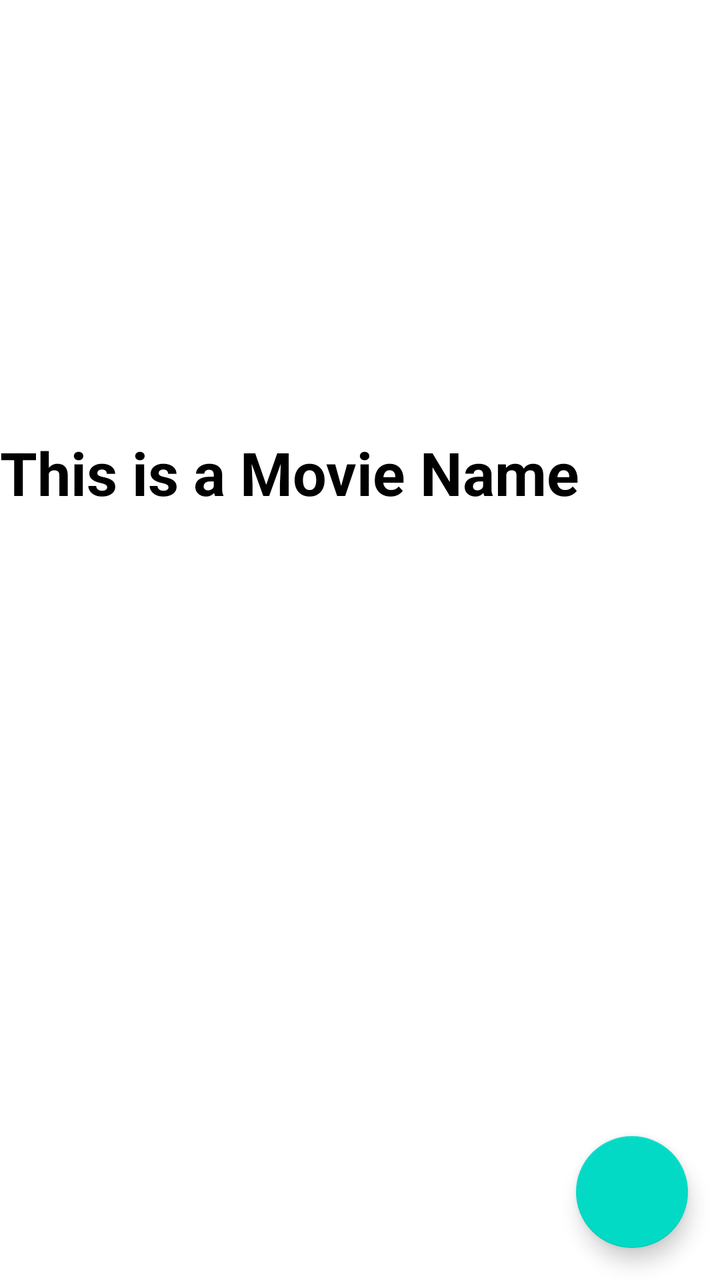
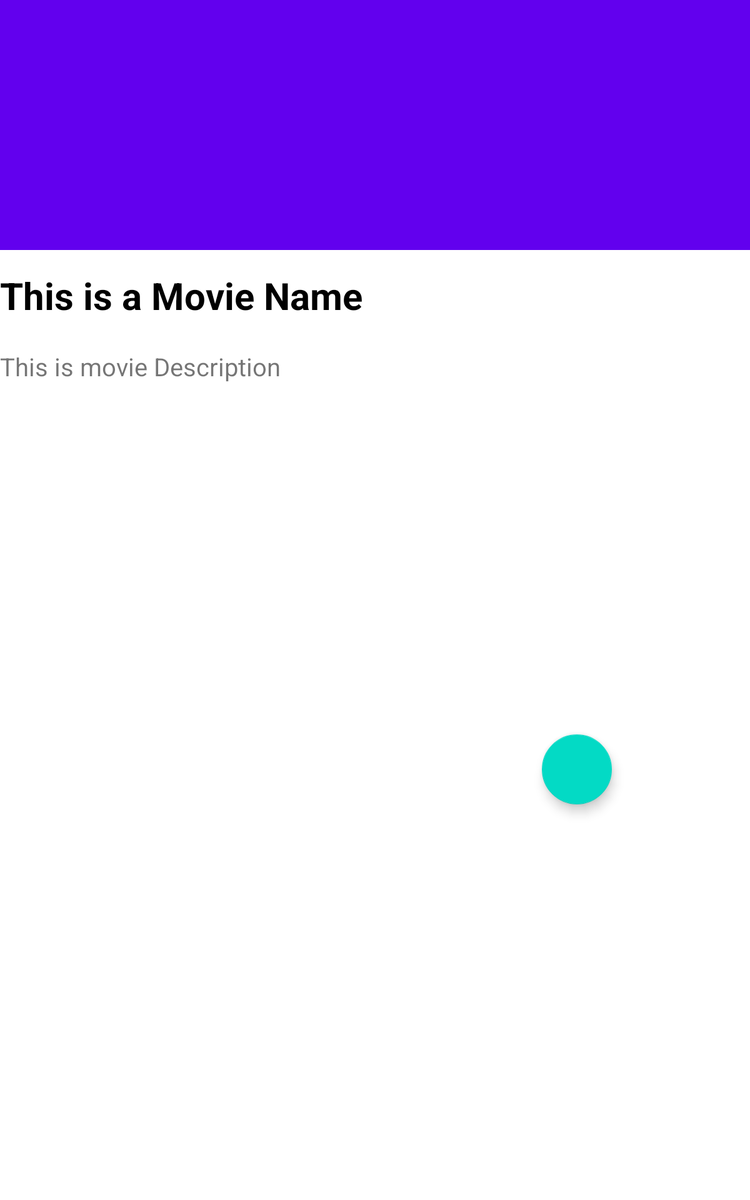

One screen, two layout resources from the same app: the default and the repository's alternative for another configuration. Each is rendered where Android would select it; the XML of both is given below.
<!-- AndroidManifest.xml: application theme Theme.MovieDeatils -->
<!-- res/layout/activity_movie_details.xml -->
<?xml version="1.0" encoding="utf-8"?>
<androidx.constraintlayout.widget.ConstraintLayout xmlns:android="http://schemas.android.com/apk/res/android"
    xmlns:app="http://schemas.android.com/apk/res-auto"
    xmlns:tools="http://schemas.android.com/tools"
    android:layout_width="match_parent"
    android:layout_height="match_parent"
    tools:context=".MovieDetails">

    <ImageView
        android:id="@+id/movieDetailsIcon"
        android:layout_width="match_parent"
        android:layout_height="200dp"
        android:src="@drawable/micon"
        app:layout_constraintEnd_toEndOf="parent"
        app:layout_constraintStart_toStartOf="parent"
        app:layout_constraintTop_toTopOf="parent" />

    <TextView
        android:id="@+id/movieDetailsMovieName"
        android:layout_width="match_parent"
        android:layout_height="wrap_content"
        android:layout_marginTop="16dp"
        android:text="This is a Movie Name"
        android:textColor="@color/black"
        android:textSize="30sp"
        android:textStyle="bold"
        app:layout_constraintEnd_toEndOf="parent"
        app:layout_constraintStart_toStartOf="parent"
        app:layout_constraintTop_toBottomOf="@+id/movieDetailsIcon" />

    <TextView
        android:id="@+id/movieDetailsMovieDescription"
        android:layout_width="match_parent"
        android:layout_height="wrap_content"
        android:layout_marginTop="23dp"
        android:layout_marginBottom="353dp"
        android:text="This is movie Description"
        android:textSize="20sp"
        app:layout_constraintBottom_toTopOf="@+id/movieFavIcon"
        app:layout_constraintEnd_toEndOf="parent"
        app:layout_constraintStart_toStartOf="parent"
        app:layout_constraintTop_toBottomOf="@+id/movieDetailsMovieName" />

    <com.google.android.material.floatingactionbutton.FloatingActionButton
        android:id="@+id/movieFavIcon"
        android:layout_width="wrap_content"
        android:layout_height="wrap_content"
        android:layout_marginEnd="16dp"
        android:layout_marginBottom="16dp"
        android:src="@drawable/custom_button"
        app:layout_constraintBottom_toBottomOf="parent"
        app:layout_constraintEnd_toEndOf="parent" />


</androidx.constraintlayout.widget.ConstraintLayout>
<!-- resources referenced by this layout -->
<resources>
  <!-- drawable custom_button (drawable) -->
  <?xml version="1.0" encoding="utf-8"?>
  <selector xmlns:android="http://schemas.android.com/apk/res/android">
      <item android:drawable="@drawable/ic_baseline_favorite_24" android:state_checked="true">
      </item>
      <item android:drawable="@drawable/ic_baseline_favorite_border_24" android:state_checked="false">
      </item>
  </selector>
  <style name="Theme.MovieDeatils" parent="Theme.MaterialComponents.DayNight.NoActionBar">
          
          <item name="colorPrimary">@color/purple_500</item>
          <item name="colorPrimaryVariant">@color/purple_700</item>
          <item name="colorOnPrimary">@color/white</item>
          
          <item name="colorSecondary">@color/teal_200</item>
          <item name="colorSecondaryVariant">@color/teal_700</item>
          <item name="colorOnSecondary">@color/black</item>
          
          <item name="android:statusBarColor" tools:targetApi="l">?attr/colorPrimaryVariant</item>
          
  
      </style>
</resources>
<!-- res/layout-large/activity_movie_details.xml (the repository's variant of the layout above) -->
<!-- drawn on a 7-inch tablet held upright -->
<?xml version="1.0" encoding="utf-8"?>
<androidx.coordinatorlayout.widget.CoordinatorLayout xmlns:android="http://schemas.android.com/apk/res/android"
    xmlns:app="http://schemas.android.com/apk/res-auto"
    xmlns:tools="http://schemas.android.com/tools"
    android:layout_width="match_parent"
    android:layout_height="match_parent"
    tools:context=".MovieDetails">

    <com.google.android.material.appbar.AppBarLayout
        android:id="@+id/appBarLayout"
        android:layout_width="match_parent"
        android:layout_height="200dp"
        app:layout_constraintEnd_toEndOf="parent"
        app:layout_constraintStart_toStartOf="parent"
        app:layout_constraintTop_toTopOf="parent">

        <com.google.android.material.appbar.CollapsingToolbarLayout
            android:id="@+id/collapsingToolbar"
            android:layout_width="match_parent"
            android:layout_height="match_parent"
            android:fitsSystemWindows="true"
            app:contentScrim="?attr/colorPrimary"
            app:layout_scrollFlags="scroll|exitUntilCollapsed"
            >

            <androidx.appcompat.widget.Toolbar
                android:id="@+id/toolbar"
                android:layout_width="match_parent"
                android:layout_height="?attr/actionBarSize"
                app:layout_collapseMode="pin" />
            
            <ImageView
                android:id="@+id/movieDetailsIcon"
                android:layout_width="wrap_content"
                android:layout_height="wrap_content"
                android:scaleType="fitXY"
                android:src="@drawable/micon"/>
        </com.google.android.material.appbar.CollapsingToolbarLayout>
    </com.google.android.material.appbar.AppBarLayout>

    <androidx.core.widget.NestedScrollView
        android:id="@+id/nestedScrollView"
        android:layout_width="match_parent"
        android:layout_height="match_parent"
        app:layout_behavior="com.google.android.material.appbar.AppBarLayout$ScrollingViewBehavior">

        <include layout="@layout/moviedetailslayout" />
    </androidx.core.widget.NestedScrollView>


</androidx.coordinatorlayout.widget.CoordinatorLayout>
<!-- res/layout/moviedetailslayout.xml (included above) -->
<?xml version="1.0" encoding="utf-8"?>
<androidx.constraintlayout.widget.ConstraintLayout
    xmlns:android="http://schemas.android.com/apk/res/android"
    xmlns:app="http://schemas.android.com/apk/res-auto"
    android:layout_width="match_parent"
    android:layout_height="match_parent">

    <com.google.android.material.floatingactionbutton.FloatingActionButton
        android:layout_width="wrap_content"
        android:layout_height="wrap_content"
        android:layout_marginStart="339dp"
        android:layout_marginEnd="16dp"
        android:layout_marginBottom="16dp"
        android:src="@drawable/custom_button"
        app:layout_constraintBottom_toBottomOf="parent"
        app:layout_constraintEnd_toEndOf="parent"
        app:layout_constraintStart_toStartOf="parent">
    </com.google.android.material.floatingactionbutton.FloatingActionButton>

    <LinearLayout
        android:layout_width="match_parent"
        android:layout_height="match_parent"
        android:orientation="vertical"
        app:layout_constraintBottom_toBottomOf="parent"
        app:layout_constraintEnd_toEndOf="parent"
        app:layout_constraintStart_toStartOf="parent"
        app:layout_constraintTop_toTopOf="parent">

        <TextView
            android:id="@+id/movieDetailsMovieName"
            android:layout_width="match_parent"
            android:layout_height="wrap_content"
            android:layout_marginTop="16dp"
            android:text="This is a Movie Name"
            android:textColor="@color/black"
            android:textSize="30sp"
            android:textStyle="bold"
            app:layout_constraintEnd_toEndOf="parent"
            app:layout_constraintStart_toStartOf="parent"
            app:layout_constraintTop_toBottomOf="@+id/movieDetailsIcon" />

        <TextView
            android:id="@+id/movieDetailsMovieDescription"
            android:layout_width="match_parent"
            android:layout_height="wrap_content"
            android:layout_marginTop="23dp"
            android:layout_marginBottom="353dp"
            android:text="This is movie Description"
            android:textSize="20sp"
            app:layout_constraintBottom_toTopOf="@+id/movieFavIcon"
            app:layout_constraintEnd_toEndOf="parent"
            app:layout_constraintStart_toStartOf="parent"
            app:layout_constraintTop_toBottomOf="@+id/movieDetailsMovieName" />
    </LinearLayout>

</androidx.constraintlayout.widget.ConstraintLayout>
